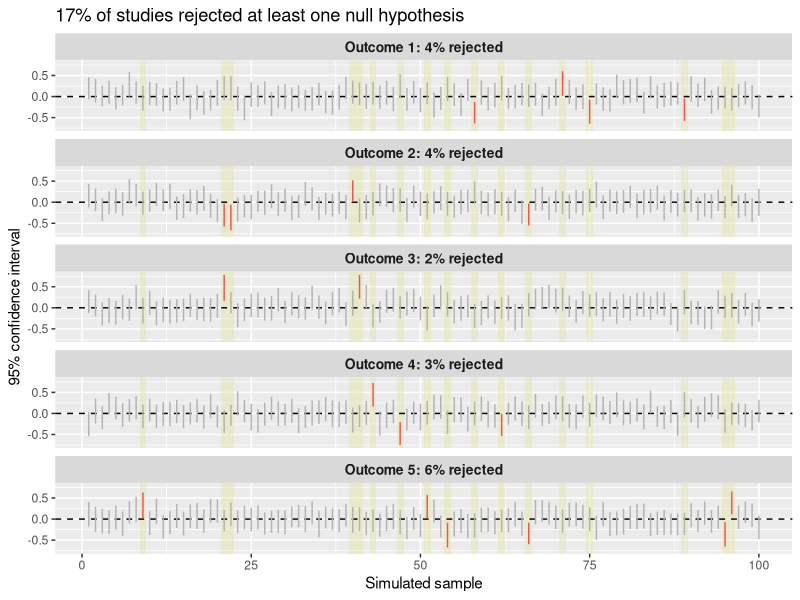

Source code (R):
library(data.table)
library(ggplot2)

set.seed(123)

n <- 100
n_outcomes <- 5
n_sims <- 100

s_replicate <- function(n, n_outcomes) {
  
  ci <- replicate(n_outcomes, {
    treatment <- rnorm(n, 0, 1)
    control <- rnorm(n, 0, 1)
    t.test(treatment, control)$conf.int
  })
  
  ci <- data.table(t(ci))
  setnames(ci, c("l95", "u95"))
  ci[, `:=`(
    outcome = .I,
    reject = !(l95 <= 0 & u95 >= 0)
  )]
  
  ci
}

results <- lapply(1:n_sims, function(x) s_replicate(n, n_outcomes))
results <- rbindlist(results, idcol = "index")

results[, any_reject := any(reject), by = index]

d_shade <- unique(results[any_reject == TRUE, .(index)])

# Percentage rejected for each outcome
d_reject <- results[, .(
  pct_reject = 100 * mean(reject)
), by = outcome]

facet_labels <- setNames(
  sprintf("Outcome %d: %.0f%% rejected",
          d_reject$outcome, d_reject$pct_reject),
  d_reject$outcome
)

# Percentage of studies with at least one rejection
pct_any_reject <- 100 * unique(results[, .(index, any_reject)])[, mean(any_reject)]

p <- ggplot(results, aes(x = index)) +
  geom_rect(
    data = d_shade,
    aes(xmin = index - 0.5, xmax = index + 0.5),
    ymin = -Inf, ymax = Inf,
    inherit.aes = FALSE,
    fill = "#e6e8ac",
    alpha = 0.5
  ) +
  geom_hline(yintercept = 0, linetype = 2) +
  geom_linerange(
    aes(ymin = l95, ymax = u95, color = reject),
    linewidth = 0.5
  ) +
  facet_wrap(
    ~ outcome,
    ncol = 1,
    labeller = as_labeller(facet_labels)
  ) +
  scale_color_manual(
    values = c("FALSE" = "grey70", "TRUE" = "#ed5454"),
    guide = "none"
  ) +
  labs(
    title = sprintf(
      "%.0f%% of studies rejected at least one null hypothesis",
      pct_any_reject
    ),
    x = "Simulated sample",
    y = "95% confidence interval"
  ) +
  theme(strip.text = element_text(face = "bold", size = 10))

ggsave(
  "lecture07/images/multiple_testing_ci.png",
  width = 8,
  height = 5,
  dpi = 300,
  scale = 1.5
)
